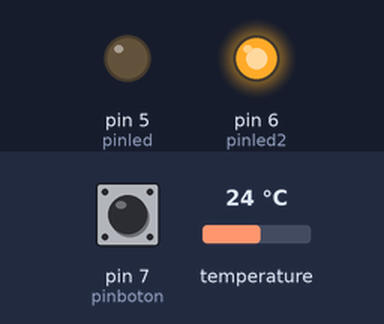
Bench run of a sketch on a simulated Arduino Uno, built with avr-gcc and run on an emulated ATmega328P. On the bench: output pins drawn as LEDs (lit = HIGH). The test bench sets the inputs (shaded band); at power-on: pin 7 (pinboton) LOW, temperature 24 °C. Storage starts empty.

Above: at 2.2 s.
2.3 s: pin 7 (pinboton) pulled HIGH for 1 s
At 3.1 s:
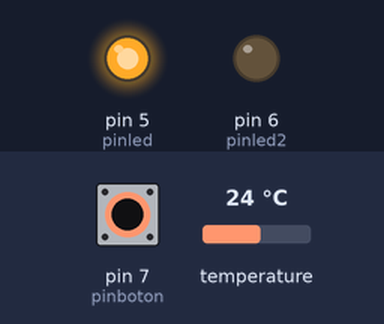
4.8 s: pin 7 (pinboton) pulled HIGH for 3.2 s
At 9.4 s:
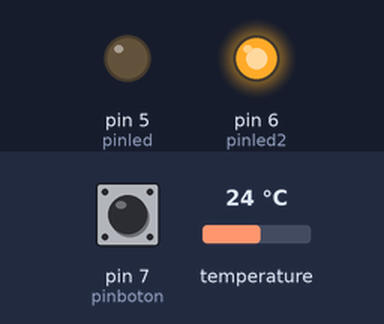
Timing chart, 0 to 10.9 s (numbered marks = the images above; inputs shaded):
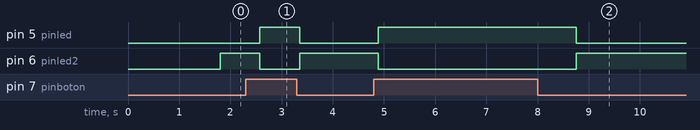

The sketch:

pruebatempmillis.ino
```cpp
#include <OneWire.h>
#include <DallasTemperature.h>
#include <SD.h>

File myFile;
OneWire ourWire(2);                //Se establece el pin 2  como bus OneWire
DallasTemperature sensors(&ourWire); //Se declara una variable u objeto para nuestro sensor

int pinled = 5;            //led leer temperaturas
int pinled2 = 6;           //led pausa lectura
int pinboton = 7;          //pin interruptor inicio/parar tomas
int valorboton = 0;
long intervalo = 1000;     //intervalo 1 seg entre medidas
long millisanteriores = 0; //variable para intervalos

void setup()
{

pinMode(5, OUTPUT);       //
pinMode(6, OUTPUT);       //pines leds y botone
pinMode(7, INPUT);        //


delay(1000);              //evitar error en primera lectura
Serial.begin(9600);
sensors.begin();          //Se inicia el sensor

if (!SD.begin(4))         //pin 4 como pin de comunicacion(NO USAR)
{
 return;
}
}


void loop()
{


    myFile = SD.open("datalog.txt", FILE_WRITE);    //abrimos  el archivo
    sensors.requestTemperatures();                  //Se envía el comando para leer la temperatura
    float temp= sensors.getTempCByIndex(0);         //Se obtiene la temperatura en ºC


  valorboton = digitalRead(pinboton);               //leemos el pulsador
  if (valorboton == HIGH)                           //si el valor es alto
  {
    digitalWrite(pinled2, LOW);                     //apagamos led de pausa
    digitalWrite(pinled, HIGH);                     //encendemos led de lectura
    unsigned long millisactuales = millis();        //actualizamos el contador actual
    if(millisactuales - millisanteriores>intervalo) //diferencia del intervalo marcado
    {
      millisanteriores = millisactuales;
     if (myFile)
          {
            myFile.print("sensor1=");
            myFile.print(temp);
            myFile.println(",");
            myFile.close();                       //cerramos el archivo
          }
    }
  }
 else                                             //si el valor es bajo
 {
  digitalWrite(pinled2, HIGH);                    //encendemos el led de pausa
  digitalWrite(pinled, LOW);                     //apagamos el led de lectura
 }

}
```

Measured:
- after the input at 2.3 s, pin 5 (pinled): LOW → HIGH after 0.27 s, → LOW 0.78 s later; pin 6 (pinled2): HIGH → LOW after 0.27 s, → HIGH 0.78 s later
- after the input at 4.8 s, pin 5 (pinled): LOW → HIGH after 0.09 s, → LOW 3.9 s later; pin 6 (pinled2): HIGH → LOW after 0.09 s, → HIGH 3.9 s later
